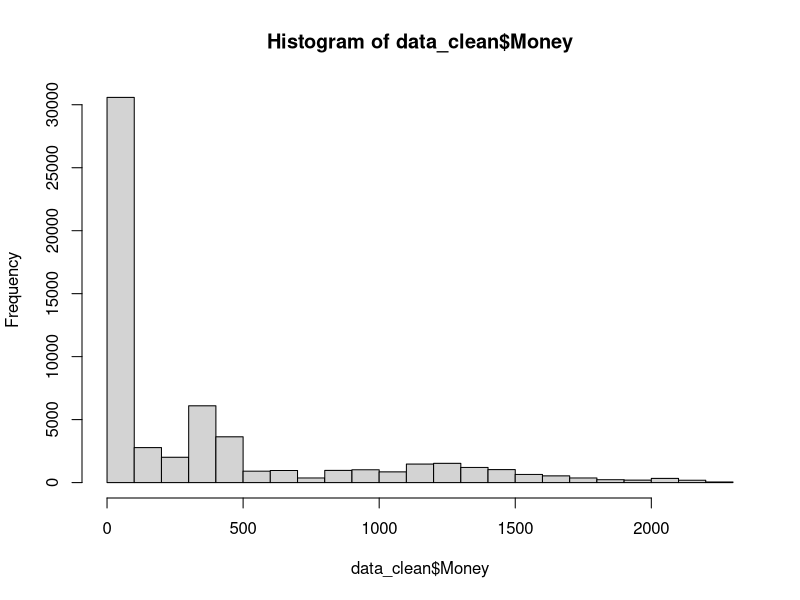

Source code (R):
## ---- chunk 1
library(dplyr)
data <- read.csv('Rinterview1Data.csv')

head(data)

SP500 <- data %>% select(Date,Money = S.P.500) %>% mutate(Category = "S.P.500")
temp <- sub(',','',as.character(SP500$Money))
temp <- sub('\\$','',as.character(temp))
SP500$Money <- as.numeric(sub('\\,','',as.character(temp)))



Gold <- data %>% 
  select(Date = Date.1,Money = Gold) %>% 
  filter(Date != "NA", Date !='') %>% 
  mutate(Category = "Gold")
temp <- sub(',','',as.character(Gold$Money))
temp <- sub('\\$','',as.character(temp))
Gold$Money <- as.numeric(sub('\\,','',as.character(temp)))


Platinum <- data %>% 
  select(Date = Date.2,Money = Platinum) %>% 
  filter(Date != "NA", Date !='') %>% 
  mutate(Category = "Platinum")
temp <- sub(',','',as.character(Platinum$Money))
temp <- sub('\\$','',as.character(temp))
Platinum$Money <- as.numeric(sub('\\,','',as.character(temp)))


Copper <- data %>% 
  select(Date = Date.3,Money = Copper) %>% 
  filter(Date != "NA", Date !='') %>%  
  mutate(Category = "Copper")
temp <- sub(',','',as.character(Copper$Money))
temp <- sub('\\$','',as.character(temp))
Copper$Money <- as.numeric(sub('\\,','',as.character(temp)))

Silver <- data %>% 
  select(Date = Date.4,Money = Silver) %>% 
  filter(Date != "NA", Date !='') %>% 
  mutate(Category = "Silver")
temp <- sub(',','',as.character(Silver$Money))
temp <- sub('\\$','',as.character(temp))
Silver$Money <- as.numeric(sub('\\,','',as.character(temp)))

data_clean <- SP500 %>% 
  union_all(Gold) %>% 
  union_all(Platinum) %>% 
  union_all(Copper) %>% 
  union_all(Silver)

##Monthly Avg
data_clean %>% 
  mutate(YearMonth = substr(data_clean$Date,1,7)) %>% 
  group_by(Category,YearMonth) %>% 
  summarise(avg = mean(Money))

#normality
hist(data_clean$Money)
